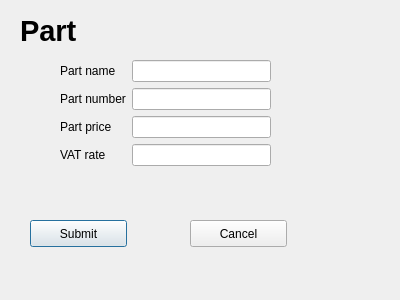
<?xml version="1.0" encoding="UTF-8"?>
<ui version="4.0">
 <class>PartDialog</class>
 <widget class="QDialog" name="PartDialog">
  <property name="geometry">
   <rect>
    <x>0</x>
    <y>0</y>
    <width>400</width>
    <height>300</height>
   </rect>
  </property>
  <property name="windowTitle">
   <string>Dialog</string>
  </property>
  <widget class="QLabel" name="label_part">
   <property name="geometry">
    <rect>
     <x>20</x>
     <y>20</y>
     <width>71</width>
     <height>21</height>
    </rect>
   </property>
   <property name="font">
    <font>
     <pointsize>22</pointsize>
     <weight>75</weight>
     <bold>true</bold>
    </font>
   </property>
   <property name="text">
    <string>Part</string>
   </property>
  </widget>
  <widget class="QWidget" name="formLayoutWidget">
   <property name="geometry">
    <rect>
     <x>60</x>
     <y>60</y>
     <width>211</width>
     <height>128</height>
    </rect>
   </property>
   <layout class="QFormLayout" name="formLayout">
    <item row="0" column="0">
     <widget class="QLabel" name="label_partName">
      <property name="text">
       <string>Part name</string>
      </property>
     </widget>
    </item>
    <item row="1" column="0">
     <widget class="QLabel" name="label_partNumber">
      <property name="text">
       <string>Part number</string>
      </property>
     </widget>
    </item>
    <item row="2" column="0">
     <widget class="QLabel" name="label_partPrice">
      <property name="text">
       <string>Part price</string>
      </property>
     </widget>
    </item>
    <item row="3" column="0">
     <widget class="QLabel" name="label_vatRate">
      <property name="text">
       <string>VAT rate</string>
      </property>
     </widget>
    </item>
    <item row="0" column="1">
     <widget class="QLineEdit" name="lineEdit_partName"/>
    </item>
    <item row="1" column="1">
     <widget class="QLineEdit" name="lineEdit_partNumber"/>
    </item>
    <item row="2" column="1">
     <widget class="QLineEdit" name="lineEdit_partPrice"/>
    </item>
    <item row="3" column="1">
     <widget class="QLineEdit" name="lineEdit_vatRate"/>
    </item>
   </layout>
  </widget>
  <widget class="QPushButton" name="pushButton_submit">
   <property name="geometry">
    <rect>
     <x>30</x>
     <y>220</y>
     <width>97</width>
     <height>27</height>
    </rect>
   </property>
   <property name="text">
    <string>Submit</string>
   </property>
  </widget>
  <widget class="QPushButton" name="pushButton_cancel">
   <property name="geometry">
    <rect>
     <x>190</x>
     <y>220</y>
     <width>97</width>
     <height>27</height>
    </rect>
   </property>
   <property name="text">
    <string>Cancel</string>
   </property>
  </widget>
 </widget>
 <resources/>
 <connections/>
</ui>
